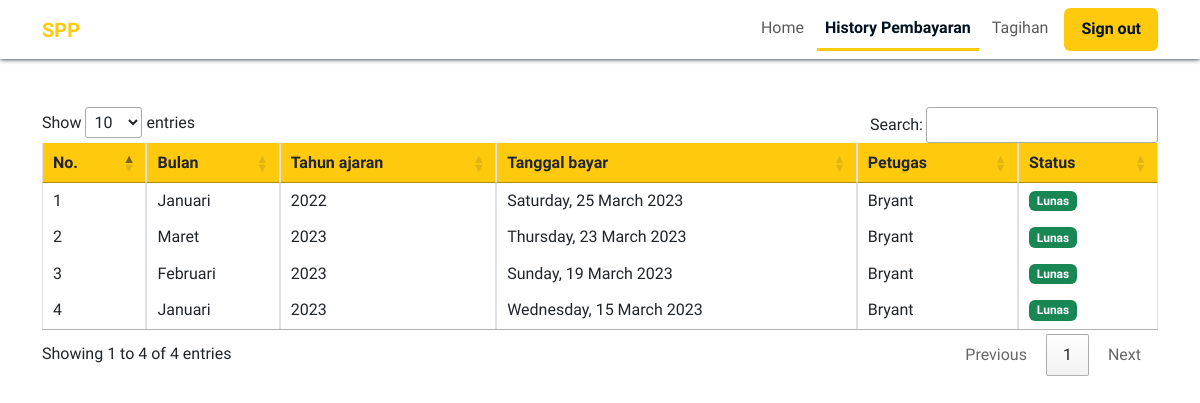
The page /index.php?page=histori_pembayaran (signed in) on the database its author committed.
### tables this page shows
CREATE TABLE `transactions` (
  `transaction_id` int(11) NOT NULL,
  `admin_id` int(11) NOT NULL,
  `student_id` int(11) NOT NULL,
  `spp_id` int(11) NOT NULL,
  `month_id` int(11) NOT NULL,
  `tgl_bayar` date NOT NULL,
  `thn_bayar` year(4) NOT NULL,
  `total` int(11) NOT NULL,
  `status` varchar(50) DEFAULT NULL,
  `created_at` timestamp NOT NULL DEFAULT current_timestamp() ON UPDATE current_timestamp()
);

CREATE TABLE `months` (
  `month_id` int(11) NOT NULL,
  `bulan` varchar(50) NOT NULL,
  `month` varchar(50) NOT NULL
);

CREATE TABLE `spp` (
  `spp_id` int(11) NOT NULL,
  `tahun_ajaran` year(4) NOT NULL,
  `nominal` int(11) NOT NULL
);

### index.php (called while the page is built, shortened)
<?php
include 'app/Route.php';

### Model/TransactionList.php (called while the page is built, shortened)
<?php
$s_id = $_SESSION['student_id'];
$getStudent = $con->query("SELECT * FROM students JOIN classrooms USING (classroom_id) JOIN majors USING (major_id) JOIN spp USING (spp_id) WHERE students.student_id = '$s_id'");
$rowStudent = mysqli_fetch_assoc($getStudent);
$StudentTransactions = $con->query("SELECT * FROM transactions JOIN spp USING (spp_id) JOIN months USING (month_id) JOIN admin USING (admin_id) WHERE student_id = '$rowStudent[student_id]' ORDER BY tgl_bayar DESC");

### views/user/RiwayatTransaksi.php (the view, shortened to what this page needs)
<?php
include 'views/layout/meta.php';
include 'Model/TransactionList.php';
?>
<body>
    <?php include 'views/layout/navbar.php' ?>
    <div class="container mt-5">
        <div class="table-responsive">
            <table class="table table-bordered table-hover" id="MyTransactions">
                <thead style="background-color: #ffca0d;">
                    <tr>
                        <th>No.</th>
                        <th>Bulan</th>
                        <th>Tahun ajaran</th>
                        <th>Tanggal bayar</th>
                        <th>Petugas</th>
                        <th>Status</th>
                    </tr>
                </thead>
                <tbody>
                    <?php
                    $no = 1;
                    foreach ($StudentTransactions as $m) :
                    ?>
                        <tr>
                            <td><?= $no++ ?></td>
                            <td><?= $m['bulan'] ?></td>
                            <td><?= $m['tahun_ajaran'] ?></td>
                            <td>
                                <?php
                                $hari = date('d', strtotime($m['tgl_bayar']));
                                $bulan = date('m', strtotime($m['tgl_bayar']));
                                $tahun = date('y', strtotime($m['tgl_bayar']));
                                echo strftime("%A, %d %B %Y", mktime(0, 0, 0, $bulan, $hari, $tahun));
                                ?>
                            </td>
                            <td><?= $m['firstname'] ?></td>
                            <td>
                                <?php if ($m['status'] == 'lunas') { ?>
                                    <span class="badge bg-success">Lunas</span>
                                <?php } else if ($m['status'] == 'belum_lunas') { ?>
                                    <span class="badge bg-warning">Belum Lunas</span>
                                <?php } ?>
                            </td>
                        </tr>
                    <?php endforeach; ?>
                </tbody>
            </table>
        </div>
    </div>
</body>

### views/layout/meta.php (style rules this page uses)
* { font-family: 'Ubuntu', sans-serif; }

### views/user/RiwayatTransaksi.php (style rules this page uses)
* { box-sizing: border-box; }
body { min-height: 100vh; }

### rows shown on the page
transactions: month.bulan "Januari", spp.tahun_ajaran "2022", tgl_bayar "Saturday, 25 March 2023", admin.firstname "Bryant", status "Lunas"
transactions: month.bulan "Maret", spp.tahun_ajaran "2023", tgl_bayar "Thursday, 23 March 2023", admin.firstname "Bryant", status "Lunas"
transactions: month.bulan "Februari", spp.tahun_ajaran "2023", tgl_bayar "Sunday, 19 March 2023", admin.firstname "Bryant", status "Lunas"
transactions: month.bulan "Januari", spp.tahun_ajaran "2023", tgl_bayar "Wednesday, 15 March 2023", admin.firstname "Bryant", status "Lunas"
